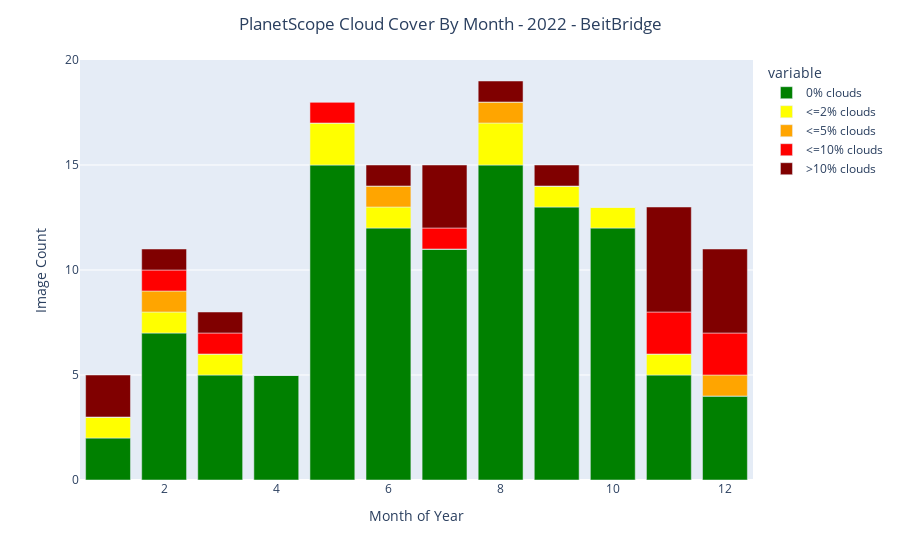

The code cell stored with this chart in its notebook:
### Code cell
# Graph 1: monthly bar graphs showing the number of images per month broken down by cloud cover percentage
def create_month_cc_graph(df, target_year, output_graph=False):
    """
    Creates interactive bar plots showing the number of images in a given year, broken down by month
    and by cloud cover percentage.

    Params:
    ---------------------
    df: pandas dataframe
        query dataframe containing image information
    target_year: int
        year to produce graph for (will cause an error if no images present for specified year)
    output_graph: bool
        if set to True, graph will be saved to file as an html and png file
    """
    
    target_df = df.loc[df["year"] == target_year]
    min_date = target_df.iloc[0]['datestr']
    max_date = target_df.iloc[-1]['datestr']

    month_df = pd.DataFrame()
    month_df["0% clouds"] = target_df.loc[target_df['cloud_cover'] == 0]['month'].value_counts()
    month_df["<=2% clouds"] = target_df.loc[(target_df['cloud_cover'] > 0) & (target_df['cloud_cover'] <= 2)]['month'].value_counts()
    month_df["<=5% clouds"] = target_df.loc[(target_df['cloud_cover'] > 2) & (target_df['cloud_cover'] <= 5)]['month'].value_counts()
    month_df["<=10% clouds"] = target_df.loc[(target_df['cloud_cover'] > 5) & (target_df['cloud_cover'] <= 10)]['month'].value_counts()
    month_df[">10% clouds"] = target_df.loc[target_df['cloud_cover'] > 10]['month'].value_counts()

    month_df.reset_index(inplace=True)
    month_df.rename(columns={'index': 'month'}, inplace=True)
    month_df.sort_values('month', inplace=True)
    month_df.reset_index(inplace=True, drop=True)

    month_fig = px.bar(month_df, x='month', y=['0% clouds', '<=2% clouds', '<=5% clouds', '<=10% clouds', '>10% clouds'], color_discrete_map={'0% clouds': 'green','<=2% clouds': 'yellow', "<=5% clouds": "orange", "<=10% clouds": "red", ">10% clouds": "maroon"})
    month_fig.update_layout(title_text=f"PlanetScope Cloud Cover By Month - {target_year} - {aoi_name}", title_x=0.5, yaxis_title="Image Count", xaxis_title="Month of Year")

    filenamestr = f"PlanetScope_Monthly_Image_Count_{min_date}_to_{max_date}_{aoi_name}"
    if output_graph:
        out_png = outpath_figs.joinpath(f"{filenamestr}.png")
        out_html = outpath_figs.joinpath(f"{filenamestr}.html")
        month_fig.write_image(out_png)
        month_fig.write_html(out_html)

    month_fig.show()

create_month_cc_graph(filtered_search, target_year=2022, output_graph=output_graphs)

### Figure 1 — Plotly figure (JSON) as saved in the notebook; plotly's stock layout.template omitted (floating-point values rounded to 4 significant figures)
{"data": [{"alignmentgroup": "True", "hovertemplate": "variable=0% clouds<br>month=%{x}<br>value=%{y}<extra></extra>", "legendgroup": "0% clouds", "marker": {"color": "green", "pattern": {"shape": ""}}, "name": "0% clouds", "offsetgroup": "0% clouds", "orientation": "v", "showlegend": true, "textposition": "auto", "type": "bar", "x": [1, 2, 3, 4, 5, 6, 7, 8, 9, 10, 11, 12], "xaxis": "x", "y": [2, 7, 5, 5, 15, 12, 11, 15, 13, 12, 5, 4], "yaxis": "y"}, {"alignmentgroup": "True", "hovertemplate": "variable=<=2% clouds<br>month=%{x}<br>value=%{y}<extra></extra>", "legendgroup": "<=2% clouds", "marker": {"color": "yellow", "pattern": {"shape": ""}}, "name": "<=2% clouds", "offsetgroup": "<=2% clouds", "orientation": "v", "showlegend": true, "textposition": "auto", "type": "bar", "x": [1, 2, 3, 4, 5, 6, 7, 8, 9, 10, 11, 12], "xaxis": "x", "y": [1, 1, 1, 0, 2, 1, 0, 2, 1, 1, 1, 0], "yaxis": "y"}, {"alignmentgroup": "True", "hovertemplate": "variable=<=5% clouds<br>month=%{x}<br>value=%{y}<extra></extra>", "legendgroup": "<=5% clouds", "marker": {"color": "orange", "pattern": {"shape": ""}}, "name": "<=5% clouds", "offsetgroup": "<=5% clouds", "orientation": "v", "showlegend": true, "textposition": "auto", "type": "bar", "x": [1, 2, 3, 4, 5, 6, 7, 8, 9, 10, 11, 12], "xaxis": "x", "y": [0, 1, 0, 0, 0, 1, 0, 1, 0, 0, 0, 1], "yaxis": "y"}, {"alignmentgroup": "True", "hovertemplate": "variable=<=10% clouds<br>month=%{x}<br>value=%{y}<extra></extra>", "legendgroup": "<=10% clouds", "marker": {"color": "red", "pattern": {"shape": ""}}, "name": "<=10% clouds", "offsetgroup": "<=10% clouds", "orientation": "v", "showlegend": true, "textposition": "auto", "type": "bar", "x": [1, 2, 3, 4, 5, 6, 7, 8, 9, 10, 11, 12], "xaxis": "x", "y": [0, 1, 1, 0, 1, 0, 1, 0, 0, 0, 2, 2], "yaxis": "y"}, {"alignmentgroup": "True", "hovertemplate": "variable=>10% clouds<br>month=%{x}<br>value=%{y}<extra></extra>", "legendgroup": ">10% clouds", "marker": {"color": "maroon", "pattern": {"shape": ""}}, "name": ">10% clouds", "offsetgroup": ">10% clouds", "orientation": "v", "showlegend": true, "textposition": "auto", "type": "bar", "x": [1, 2, 3, 4, 5, 6, 7, 8, 9, 10, 11, 12], "xaxis": "x", "y": [2, 1, 1, 0, 0, 1, 3, 1, 1, 0, 5, 4], "yaxis": "y"}], "layout": {"barmode": "relative", "legend": {"title": {"text": "variable"}, "tracegroupgap": 0}, "margin": {"t": 60}, "title": {"text": "PlanetScope Cloud Cover By Month - 2022 - BeitBridge", "x": 0.5}, "xaxis": {"anchor": "y", "domain": [0, 1], "title": {"text": "Month of Year"}}, "yaxis": {"anchor": "x", "domain": [0, 1], "title": {"text": "Image Count"}}}}
